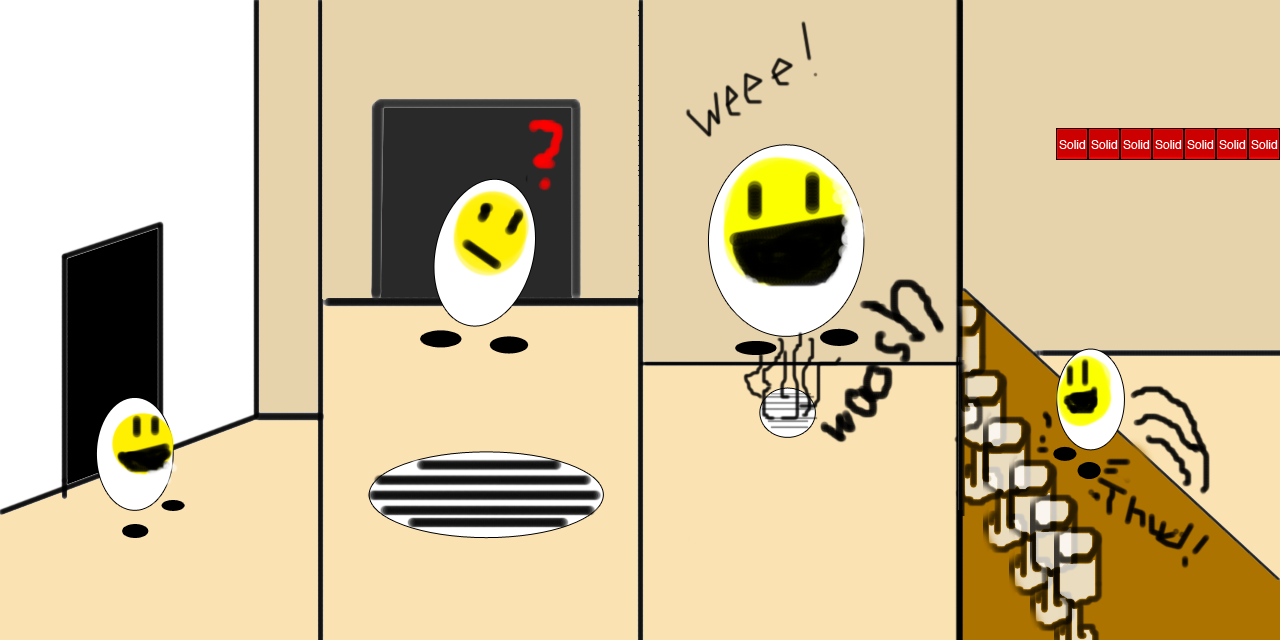

Tiled map render using the project's own tile images. Description and the map definition, with tile-layer contents summarised, below:
An orthogonal 40x20 tile map with 32x32 px tiles, 1 tile layer (Collision), 1 image layer and 4 objects (3x OneClickEntity, Eggy).

<map version="1.0" orientation="orthogonal" width="40" height="20" tilewidth="32" tileheight="32">
 <tileset firstgid="1" name="metatiles32x32" tilewidth="32" tileheight="32">
  <image source="../img/map/metatiles32x32.png" width="160" height="32" />
  <tile id="0">
   <properties>
    <property name="type" value="solid" />
   </properties>
  </tile>
 </tileset>
 <imagelayer name="Background" width="40" height="20">
  <image source="../img/backgrounds/comic_strip2.png" />
 </imagelayer>
 <layer name="Collision" width="40" height="20">
  <data>[800 cells, 7 non-empty, 1 distinct tile ids]</data>
 </layer>
 <objectgroup name="Player" width="40" height="20">
  <object name="Eggy" x="1088" y="96" width="32" height="32" />
  <object name="OneClickEntity" x="1248" y="96" width="32" height="32">
   <properties>
    <property name="befType" value="flip" />
    <property name="image" value="blank" />
    <property name="notClickable" value="true" />
   </properties>
  </object>
  <object name="OneClickEntity" x="1088" y="32" width="160" height="96">
   <properties>
    <property name="aftType" value="area02" />
    <property name="befCol" value="-1,-1,0,70" />
    <property name="befType" value="null" />
    <property name="image" value="continueButton" />
   </properties>
  </object>
  <object name="OneClickEntity" x="1056" y="96" width="32" height="32">
   <properties>
    <property name="befType" value="flip" />
    <property name="image" value="blank" />
    <property name="notClickable" value="true" />
   </properties>
  </object>
 </objectgroup>
</map>
